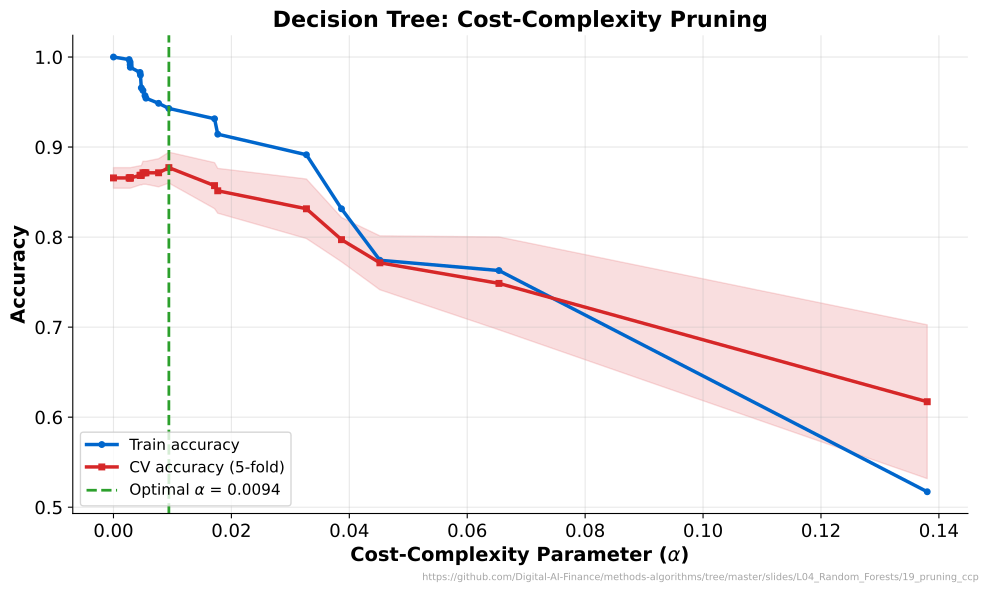

This figure's Python source:
"""Cost-Complexity Pruning - Pruning path with train and CV accuracy"""
import matplotlib.pyplot as plt
import numpy as np
from sklearn.tree import DecisionTreeClassifier
from sklearn.datasets import make_classification
from sklearn.model_selection import train_test_split, cross_val_score
from pathlib import Path

CHART_METADATA = {
    'title': 'Decision Tree: Cost-Complexity Pruning',
    'description': 'Train and cross-validation accuracy across pruning alphas',
    'url': 'https://github.com/Digital-AI-Finance/methods-algorithms/tree/master/slides/L04_Random_Forests/19_pruning_ccp'
}

plt.rcParams.update({
    'font.size': 14, 'axes.labelsize': 14, 'axes.titlesize': 16,
    'xtick.labelsize': 13, 'ytick.labelsize': 13, 'legend.fontsize': 13,
    'figure.figsize': (10, 6), 'figure.dpi': 150,
    'axes.spines.top': False,
    'axes.spines.right': False,
})

MLPURPLE = '#3333B2'
MLBLUE = '#0066CC'
MLORANGE = '#FF7F0E'
MLGREEN = '#2CA02C'
MLRED = '#D62728'

# Generate dataset
X, y = make_classification(n_samples=500, n_features=10, n_informative=5, random_state=42)
X_train, X_test, y_train, y_test = train_test_split(X, y, test_size=0.3, random_state=42)

# Get pruning path
dt = DecisionTreeClassifier(random_state=42)
path = dt.cost_complexity_pruning_path(X_train, y_train)
ccp_alphas = path.ccp_alphas

# Subsample if too many alphas
if len(ccp_alphas) > 50:
    indices = np.linspace(0, len(ccp_alphas) - 1, 40, dtype=int)
    ccp_alphas = ccp_alphas[indices]

train_accs = []
cv_means = []
cv_stds = []

for alpha in ccp_alphas:
    dt_pruned = DecisionTreeClassifier(ccp_alpha=alpha, random_state=42)
    dt_pruned.fit(X_train, y_train)
    train_accs.append(dt_pruned.score(X_train, y_train))
    cv = cross_val_score(dt_pruned, X_train, y_train, cv=5)
    cv_means.append(cv.mean())
    cv_stds.append(cv.std())

train_accs = np.array(train_accs)
cv_means = np.array(cv_means)
cv_stds = np.array(cv_stds)

# Find optimal alpha (highest CV accuracy)
best_idx = np.argmax(cv_means)
best_alpha = ccp_alphas[best_idx]

fig, ax = plt.subplots(figsize=(10, 6))

ax.plot(ccp_alphas, train_accs, color=MLBLUE, linewidth=2.5, marker='o', markersize=4, label='Train accuracy')
ax.plot(ccp_alphas, cv_means, color=MLRED, linewidth=2.5, marker='s', markersize=4, label='CV accuracy (5-fold)')
ax.fill_between(ccp_alphas, cv_means - cv_stds, cv_means + cv_stds, color=MLRED, alpha=0.15)

# Mark optimal alpha
ax.axvline(x=best_alpha, color=MLGREEN, linestyle='--', linewidth=2, label=f'Optimal $\\alpha$ = {best_alpha:.4f}')

ax.set_xlabel('Cost-Complexity Parameter ($\\alpha$)', fontweight='bold')
ax.set_ylabel('Accuracy', fontweight='bold')
ax.set_title('Decision Tree: Cost-Complexity Pruning', fontsize=16, fontweight='bold')
ax.legend(loc='lower left', fontsize=11)
ax.grid(True, alpha=0.3)

plt.figtext(0.99, 0.01, CHART_METADATA['url'],
            fontsize=7, color='gray', ha='right', va='bottom', alpha=0.7)

plt.tight_layout()
plt.savefig(Path(__file__).parent / 'chart.pdf', dpi=300, bbox_inches='tight')
plt.close()
print("Chart saved: 19_pruning_ccp/chart.pdf")
